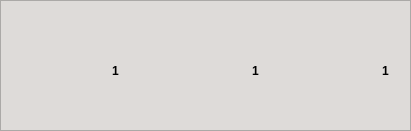
  <widget class="QFrame" name="frame_2">
   <property name="geometry">
    <rect>
     <x>20</x>
     <y>710</y>
     <width>411</width>
     <height>131</height>
    </rect>
   </property>
   <property name="styleSheet">
    <string notr="true">background-color: rgb(222, 219, 217);</string>
   </property>
   <property name="frameShape">
    <enum>QFrame::StyledPanel</enum>
   </property>
   <property name="frameShadow">
    <enum>QFrame::Raised</enum>
   </property>
   <widget class="QLabel" name="label_39">
    <property name="geometry">
     <rect>
      <x>10</x>
      <y>10</y>
      <width>81</width>
      <height>111</height>
     </rect>
    </property>
    <property name="text">
     <string/>
    </property>
    <property name="pixmap">
     <pixmap>sprites/Materias_primas/carta_arcilla.png</pixmap>
    </property>
    <property name="scaledContents">
     <bool>true</bool>
    </property>
   </widget>
   <widget class="QLabel" name="label_44">
    <property name="geometry">
     <rect>
      <x>150</x>
      <y>10</y>
      <width>81</width>
      <height>111</height>
     </rect>
    </property>
    <property name="text">
     <string/>
    </property>
    <property name="pixmap">
     <pixmap>sprites/Materias_primas/carta_madera.png</pixmap>
    </property>
    <property name="scaledContents">
     <bool>true</bool>
    </property>
   </widget>
   <widget class="QLabel" name="label_45">
    <property name="geometry">
     <rect>
      <x>280</x>
      <y>10</y>
      <width>81</width>
      <height>111</height>
     </rect>
    </property>
    <property name="text">
     <string/>
    </property>
    <property name="pixmap">
     <pixmap>sprites/Materias_primas/carta_trigo.png</pixmap>
    </property>
    <property name="scaledContents">
     <bool>true</bool>
    </property>
   </widget>
   <widget class="QLabel" name="arcilla_p">
    <property name="geometry">
     <rect>
      <x>100</x>
      <y>40</y>
      <width>31</width>
      <height>61</height>
     </rect>
    </property>
    <property name="font">
     <font>
      <pointsize>9</pointsize>
      <weight>75</weight>
      <bold>true</bold>
     </font>
    </property>
    <property name="text">
     <string>1</string>
    </property>
    <property name="alignment">
     <set>Qt::AlignCenter</set>
    </property>
   </widget>
   <widget class="QLabel" name="madera_p">
    <property name="geometry">
     <rect>
      <x>240</x>
      <y>40</y>
      <width>31</width>
      <height>61</height>
     </rect>
    </property>
    <property name="font">
     <font>
      <pointsize>9</pointsize>
      <weight>75</weight>
      <bold>true</bold>
     </font>
    </property>
    <property name="text">
     <string>1</string>
    </property>
    <property name="alignment">
     <set>Qt::AlignCenter</set>
    </property>
   </widget>
   <widget class="QLabel" name="trigo_p">
    <property name="geometry">
     <rect>
      <x>370</x>
      <y>40</y>
      <width>31</width>
      <height>61</height>
     </rect>
    </property>
    <property name="font">
     <font>
      <pointsize>9</pointsize>
      <weight>75</weight>
      <bold>true</bold>
     </font>
    </property>
    <property name="text">
     <string>1</string>
    </property>
    <property name="alignment">
     <set>Qt::AlignCenter</set>
    </property>
   </widget>
  </widget>
